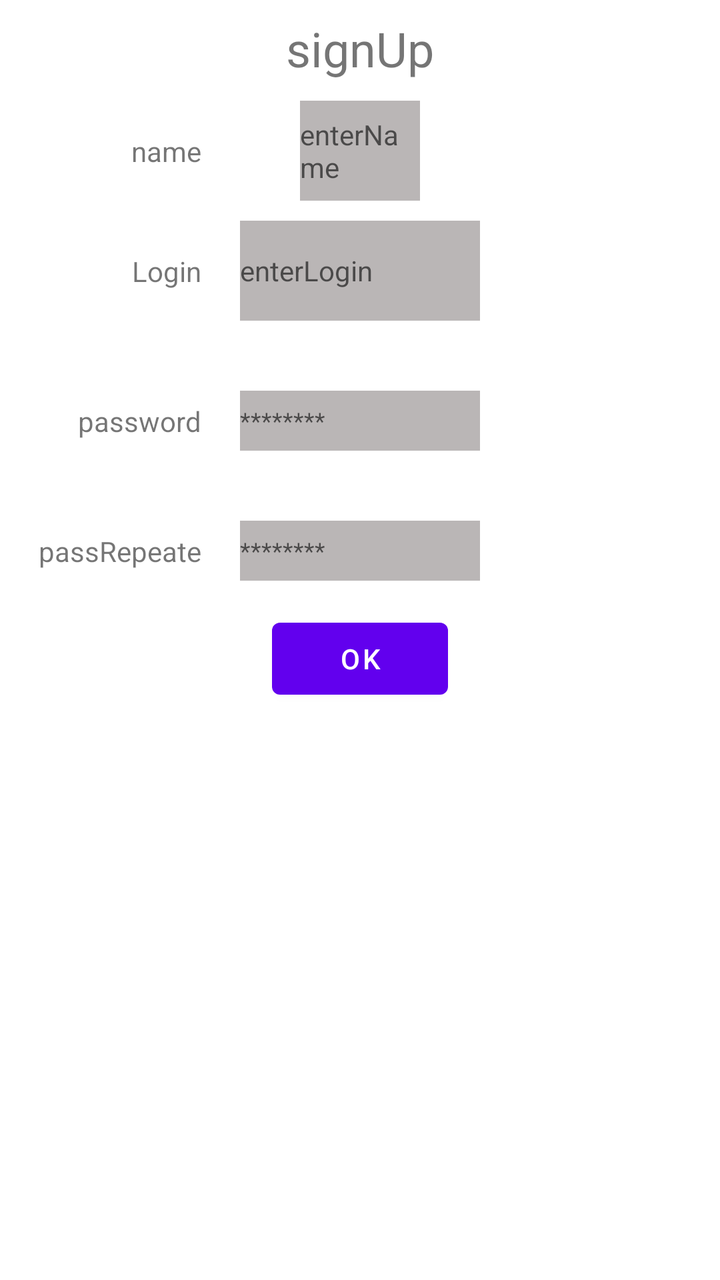
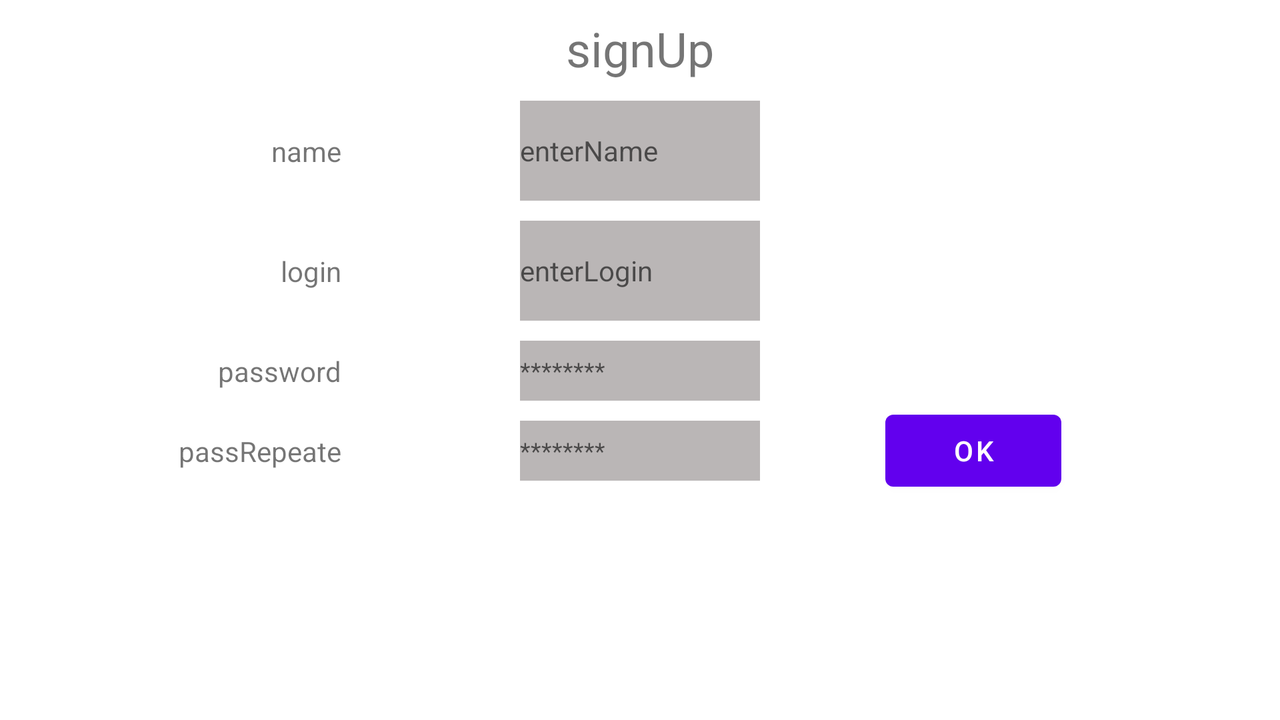

An Android layout and its configuration variant, each rendered on a device that would load it. The default file and the variant file are quoted in full after the pictures.
<!-- AndroidManifest.xml: application theme Theme.MyNet -->
<!-- res/layout/fragment_sign_up.xml -->
<?xml version="1.0" encoding="utf-8"?>
<androidx.constraintlayout.widget.ConstraintLayout
    xmlns:android="http://schemas.android.com/apk/res/android"
    xmlns:app="http://schemas.android.com/apk/res-auto"
    android:layout_width="match_parent"
    android:layout_height="match_parent">

    <TextView
        android:id="@+id/tvTitle"
        android:layout_width="wrap_content"
        android:layout_height="wrap_content"
        android:layout_marginTop="8dp"
        android:text="@string/signUp"
        android:textSize="24sp"
        app:layout_constraintEnd_toEndOf="parent"
        app:layout_constraintStart_toStartOf="parent"
        app:layout_constraintTop_toTopOf="parent" />

    <TextView
        android:id="@+id/tvName"
        android:layout_width="wrap_content"
        android:layout_height="wrap_content"
        android:text="@string/name"
        app:layout_constraintBottom_toBottomOf="@+id/name"
        app:layout_constraintEnd_toEndOf="@+id/tvLogin1"
        app:layout_constraintTop_toTopOf="@+id/name" />

    <EditText
        android:id="@+id/name"
        android:layout_width="60dp"
        android:layout_height="@dimen/login_height"
        android:layout_marginTop="10dp"
        android:background="#BAB6B6"
        android:hint="@string/enter_name"
        android:textSize="14sp"
        app:layout_constraintEnd_toEndOf="parent"
        app:layout_constraintHorizontal_bias="0.5"
        app:layout_constraintStart_toStartOf="parent"
        app:layout_constraintTop_toBottomOf="@+id/tvTitle" />

    <TextView
        android:id="@+id/tvLogin1"
        android:layout_width="wrap_content"
        android:layout_height="wrap_content"
        android:text="Login"
        android:textSize="14sp"
        app:layout_constraintBottom_toBottomOf="@+id/login"
        app:layout_constraintEnd_toEndOf="@+id/tvPass1"
        app:layout_constraintTop_toTopOf="@+id/login" />

    <EditText
        android:id="@+id/login"
        android:layout_width="@dimen/login_width"
        android:layout_height="@dimen/login_height"
        android:layout_marginTop="10dp"
        android:background="#BAB6B6"
        android:hint="@string/enter_login"
        android:inputType="text"
        android:textSize="14sp"
        app:layout_constraintEnd_toEndOf="parent"
        app:layout_constraintHorizontal_bias="0.5"
        app:layout_constraintStart_toStartOf="parent"
        app:layout_constraintTop_toBottomOf="@+id/name" />

    <TextView
        android:id="@+id/tvPass1"
        android:layout_width="wrap_content"
        android:layout_height="wrap_content"
        android:text="@string/password"
        app:layout_constraintBottom_toBottomOf="@id/pass"
        app:layout_constraintEnd_toEndOf="@id/tvPassCopy"
        app:layout_constraintTop_toTopOf="@id/pass" />

    <EditText
        android:id="@+id/pass"
        android:layout_width="@dimen/login_width"
        android:layout_height="30dp"
        android:layout_marginTop="35dp"
        android:background="#BAB6B6"
        android:hint="********"
        android:inputType="textPassword"
        android:textSize="12sp"
        app:layout_constraintEnd_toEndOf="parent"
        app:layout_constraintStart_toStartOf="parent"
        app:layout_constraintTop_toBottomOf="@+id/login" />

    <TextView
        android:id="@+id/tvPassCopy"
        android:layout_width="wrap_content"
        android:layout_height="wrap_content"
        android:text="@string/repeat_password"
        app:layout_constraintBottom_toBottomOf="@+id/passCopy"
        app:layout_constraintEnd_toStartOf="@+id/passCopy"
        app:layout_constraintStart_toStartOf="parent"
        app:layout_constraintTop_toTopOf="@+id/passCopy" />

    <EditText
        android:id="@+id/passCopy"
        android:layout_width="@dimen/login_width"
        android:layout_height="30dp"
        android:layout_marginTop="35dp"
        android:background="#BAB6B6"
        android:hint="********"
        android:inputType="textPassword"
        android:textSize="12sp"
        app:layout_constraintEnd_toEndOf="parent"
        app:layout_constraintHorizontal_bias="0.5"
        app:layout_constraintStart_toStartOf="parent"
        app:layout_constraintTop_toBottomOf="@id/pass" />

    <Button
        android:id="@+id/button"
        android:layout_width="wrap_content"
        android:layout_height="wrap_content"
        android:layout_marginTop="15dp"
        android:text="Ok"
        app:layout_constraintEnd_toEndOf="parent"
        app:layout_constraintHorizontal_bias="0.5"
        app:layout_constraintStart_toStartOf="parent"
        app:layout_constraintTop_toBottomOf="@id/passCopy" />

</androidx.constraintlayout.widget.ConstraintLayout>
<!-- resources referenced by this layout -->
<resources>
  <dimen name="login_height">50dp</dimen>
  <dimen name="login_width">120dp</dimen>
  <string name="enter_login">enterLogin</string>
  <string name="enter_name">enterName</string>
  <string name="name">name</string>
  <string name="password">password</string>
  <string name="repeat_password">passRepeate</string>
  <string name="signUp">signUp</string>
  <style name="Theme.MyNet" parent="Theme.MaterialComponents.DayNight.DarkActionBar">
          
          <item name="colorPrimary">@color/purple_500</item>
          <item name="colorPrimaryVariant">@color/purple_700</item>
          <item name="colorOnPrimary">@color/white</item>
          
          <item name="colorSecondary">@color/teal_200</item>
          <item name="colorSecondaryVariant">@color/teal_700</item>
          <item name="colorOnSecondary">@color/black</item>
  
          
          <item name="android:statusBarColor" tools:targetApi="l">?attr/colorPrimaryVariant</item>
          
      </style>
</resources>
<!-- res/layout-land/fragment_sign_up.xml (the repository's variant of the layout above) -->
<!-- drawn on the phone turned sideways -->
<?xml version="1.0" encoding="utf-8"?>
<androidx.constraintlayout.widget.ConstraintLayout
    xmlns:android="http://schemas.android.com/apk/res/android"
    xmlns:app="http://schemas.android.com/apk/res-auto"
    android:layout_width="match_parent"
    android:layout_height="match_parent">

    <TextView
        android:id="@+id/tvTitle"
        android:layout_width="wrap_content"
        android:layout_height="wrap_content"
        android:layout_marginTop="8dp"
        android:text="@string/signUp"
        android:textSize="24sp"
        app:layout_constraintEnd_toEndOf="parent"
        app:layout_constraintStart_toStartOf="parent"
        app:layout_constraintTop_toTopOf="parent" />

    <TextView
        android:id="@+id/tvName"
        android:layout_width="wrap_content"
        android:layout_height="wrap_content"
        android:text="@string/name"
        app:layout_constraintBottom_toBottomOf="@+id/name"
        app:layout_constraintEnd_toEndOf="@+id/tvLogin1"
        app:layout_constraintTop_toTopOf="@+id/name" />

    <EditText
        android:id="@+id/name"
        android:layout_width="@dimen/login_width"
        android:layout_height="@dimen/login_height"
        android:layout_marginTop="10dp"
        android:background="#BAB6B6"
        android:hint="@string/enter_name"
        android:textSize="14sp"
        app:layout_constraintEnd_toEndOf="parent"
        app:layout_constraintHorizontal_bias="0.5"
        app:layout_constraintStart_toStartOf="parent"
        app:layout_constraintTop_toBottomOf="@+id/tvTitle"
        android:autofillHints="name"
         />

    <TextView
        android:id="@+id/tvLogin1"
        android:layout_width="wrap_content"
        android:layout_height="wrap_content"
        android:text="@string/login"
        android:textSize="14sp"
        app:layout_constraintBottom_toBottomOf="@+id/login"
        app:layout_constraintEnd_toEndOf="@+id/tvPass1"
        app:layout_constraintTop_toTopOf="@+id/login" />

    <EditText
        android:id="@+id/login"
        android:layout_width="@dimen/login_width"
        android:layout_height="@dimen/login_height"
        android:layout_marginTop="10dp"
        android:background="#BAB6B6"
        android:hint="@string/enter_login"
        android:inputType="text"
        android:textSize="14sp"
        app:layout_constraintEnd_toEndOf="parent"
        app:layout_constraintHorizontal_bias="0.5"
        app:layout_constraintStart_toStartOf="parent"
        app:layout_constraintTop_toBottomOf="@+id/name"
        android:autofillHints="login" />

    <TextView
        android:id="@+id/tvPass1"
        android:layout_width="wrap_content"
        android:layout_height="wrap_content"
        android:text="@string/password"
        app:layout_constraintBottom_toBottomOf="@id/pass"
        app:layout_constraintEnd_toEndOf="@id/tvPassCopy"
        app:layout_constraintTop_toTopOf="@id/pass" />

    <EditText
        android:id="@+id/pass"
        android:layout_width="@dimen/login_width"
        android:layout_height="30dp"
        android:layout_marginTop="10dp"
        android:background="#BAB6B6"
        android:hint="@string/pwsHide"
        android:inputType="textPassword"
        android:textSize="12sp"
        app:layout_constraintEnd_toEndOf="parent"
        app:layout_constraintStart_toStartOf="parent"
        app:layout_constraintTop_toBottomOf="@+id/login"
        android:autofillHints="pass" />

    <TextView
        android:id="@+id/tvPassCopy"
        android:layout_width="wrap_content"
        android:layout_height="wrap_content"
        android:text="@string/repeat_password"
        app:layout_constraintBottom_toBottomOf="@+id/passCopy"
        app:layout_constraintEnd_toStartOf="@+id/passCopy"
        app:layout_constraintStart_toStartOf="parent"
        app:layout_constraintTop_toTopOf="@+id/passCopy" />

    <EditText
        android:id="@+id/passCopy"
        android:layout_width="@dimen/login_width"
        android:layout_height="30dp"
        android:layout_marginTop="10dp"
        android:background="#BAB6B6"
        android:hint="@string/pwsHide"
        android:inputType="textPassword"
        android:textSize="12sp"
        app:layout_constraintEnd_toEndOf="parent"
        app:layout_constraintHorizontal_bias="0.5"
        app:layout_constraintStart_toStartOf="parent"
        app:layout_constraintTop_toBottomOf="@id/pass" />

    <Button
        android:id="@+id/button"
        android:layout_width="wrap_content"
        android:layout_height="wrap_content"
        android:text="@string/ok"
        app:layout_constraintBottom_toBottomOf="@+id/passCopy"
        app:layout_constraintEnd_toEndOf="parent"
        app:layout_constraintHorizontal_bias="0.802"
        app:layout_constraintStart_toStartOf="parent"
        app:layout_constraintTop_toTopOf="@+id/passCopy" />

</androidx.constraintlayout.widget.ConstraintLayout>
<!-- resources referenced by the variant -->
<!-- as the phone turned sideways resolves them -->
<resources>
  <dimen name="login_height">50dp</dimen>
  <dimen name="login_width">120dp</dimen>
  <string name="enter_login">enterLogin</string>
  <string name="enter_name">enterName</string>
  <string name="login">login</string>
  <string name="name">name</string>
  <string name="ok">OK</string>
  <string name="password">password</string>
  <string name="pwsHide">********</string>
  <string name="repeat_password">passRepeate</string>
  <string name="signUp">signUp</string>
  <style name="Theme.MyNet" parent="Theme.MaterialComponents.DayNight.DarkActionBar">
          
          <item name="colorPrimary">@color/purple_500</item>
          <item name="colorPrimaryVariant">@color/purple_700</item>
          <item name="colorOnPrimary">@color/white</item>
          
          <item name="colorSecondary">@color/teal_200</item>
          <item name="colorSecondaryVariant">@color/teal_700</item>
          <item name="colorOnSecondary">@color/black</item>
  
          
          <item name="android:statusBarColor" tools:targetApi="l">?attr/colorPrimaryVariant</item>
          
      </style>
</resources>
